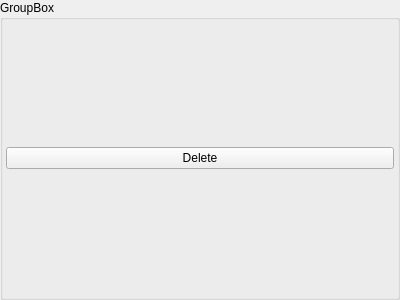
<?xml version="1.0" encoding="UTF-8"?>
<ui version="4.0">
 <class>Form</class>
 <widget class="QWidget" name="Form">
  <property name="geometry">
   <rect>
    <x>0</x>
    <y>0</y>
    <width>400</width>
    <height>300</height>
   </rect>
  </property>
  <property name="windowTitle">
   <string>Form</string>
  </property>
  <layout class="QVBoxLayout" name="verticalLayout">
   <property name="spacing">
    <number>3</number>
   </property>
   <property name="margin">
    <number>0</number>
   </property>
   <item>
    <widget class="QGroupBox" name="uiNameGRP">
     <property name="title">
      <string>GroupBox</string>
     </property>
     <layout class="QVBoxLayout" name="verticalLayout_2">
      <property name="spacing">
       <number>3</number>
      </property>
      <property name="margin">
       <number>3</number>
      </property>
      <item>
       <widget class="QPushButton" name="uiDeleteBTN">
        <property name="text">
         <string>Delete</string>
        </property>
       </widget>
      </item>
     </layout>
    </widget>
   </item>
  </layout>
 </widget>
 <resources/>
 <connections/>
</ui>
